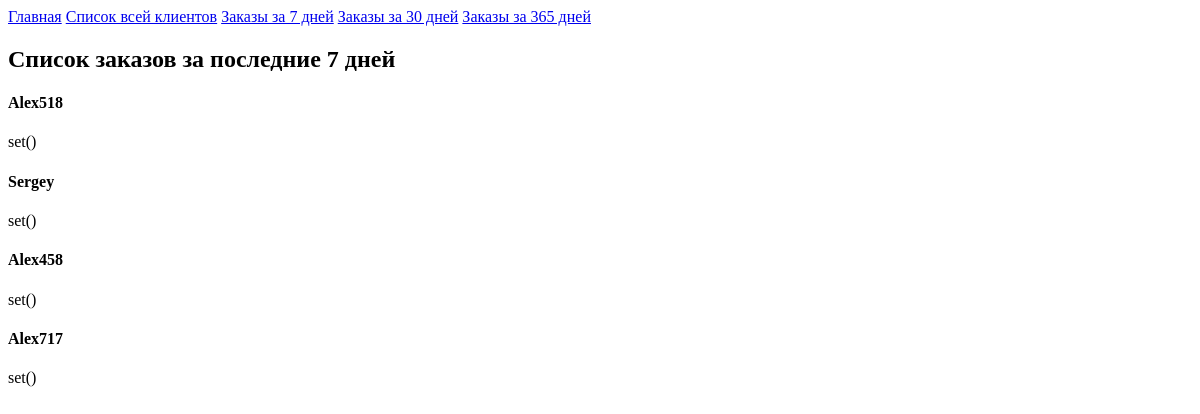
The page /data_30/ on the database as committed earlier.
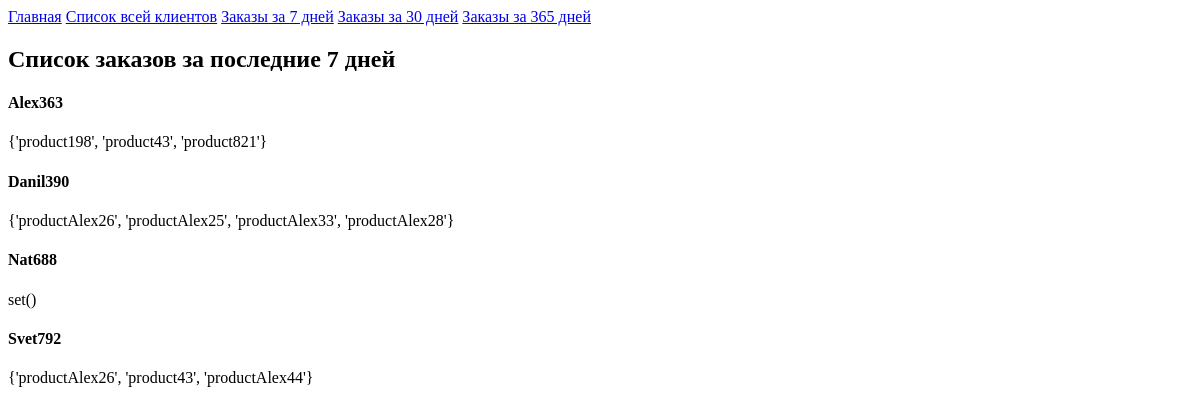
The same page on the database as committed later.
### shopapp/models.py (models this page shows, shortened)
class Client(models.Model):
    name_client = models.CharField(max_length=30)
    email = models.EmailField()
    number_phone = models.CharField(max_length=12)
    address = models.CharField(max_length=100)
    registration_date_client = models.DateField()

### shopapp/views.py (the view)
# urls.py: path('data_30/', views.date_30, name='date_30'),
def date_30(request, date=30):
    title = f'Заказы за последние {date} дней'
    client_dict = {}
    today = datetime.now()
    before = today - timedelta(days=date)
    clients = Client.objects.all()
    for client in clients:
        orders = Order.objects.filter(client=client, data_order__range=(before, today))
        product_list = []
        for order in orders:
            products = order.products.all()
            for product in products:
                product_list.append(product.name_product)
        client_dict[client] = set(product_list)
    return render(request, 'shopapp/date_7.html', {'title': title, 'client_dict': client_dict})

### shopapp/templates/shopapp/date_7.html (shortened to what this page needs)
{% extends 'shopapp/base.html' %}
{% block content %}
<h1>Список заказов за последние 7 дней</h1>
{% for key, values in client_dict.items %}
<h4>{{ key.name_client }}</h4>
<p>{{ values }}</p>
{% endfor %}
{% endblock %}

Rows that differ between the two databases and show on the page:
removed Client: name_client "Alex518", values "set()"
removed Client: name_client "Sergey", values "set()"
removed Client: name_client "Alex458", values "set()"
removed Client: name_client "Alex717", values "set()"
added Client: name_client "Alex363", values "{'product198', 'product43', 'product821'}"
added Client: name_client "Danil390", values "{'productAlex26', 'productAlex25', 'productAlex33', 'productAlex28'}"
added Client: name_client "Nat688", values "set()"
added Client: name_client "Svet792", values "{'productAlex26', 'product43', 'productAlex44'}"
